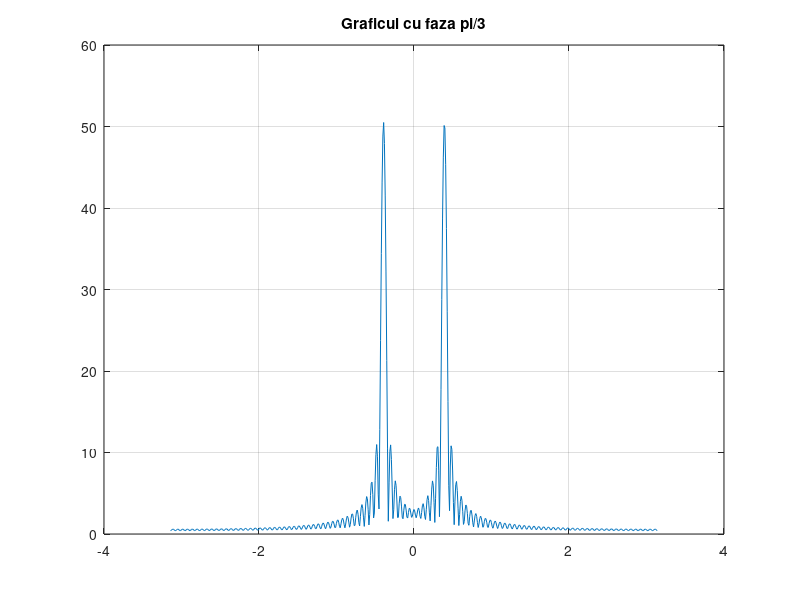

Here is the MATLAB script that generated this plot:
N = 100;
n = 0:N-1; %suportul
w_0 = pi/8; %frecventa
phi = pi;
w = -pi:.01:pi;

x_n = cos((w_0 * n) + phi);

X = freqz(x_n, 1, w);

plot(w, abs(X));
grid on;
title('Graficul cu faza pi/3');

%dupa ce am rulat programul considerand alte valori a fazei dar respectand
%intervalul [0,2pi] am observat ca graficul spectrului ramane simetric
%pentru ca se respecta relatia explicata la punctul b